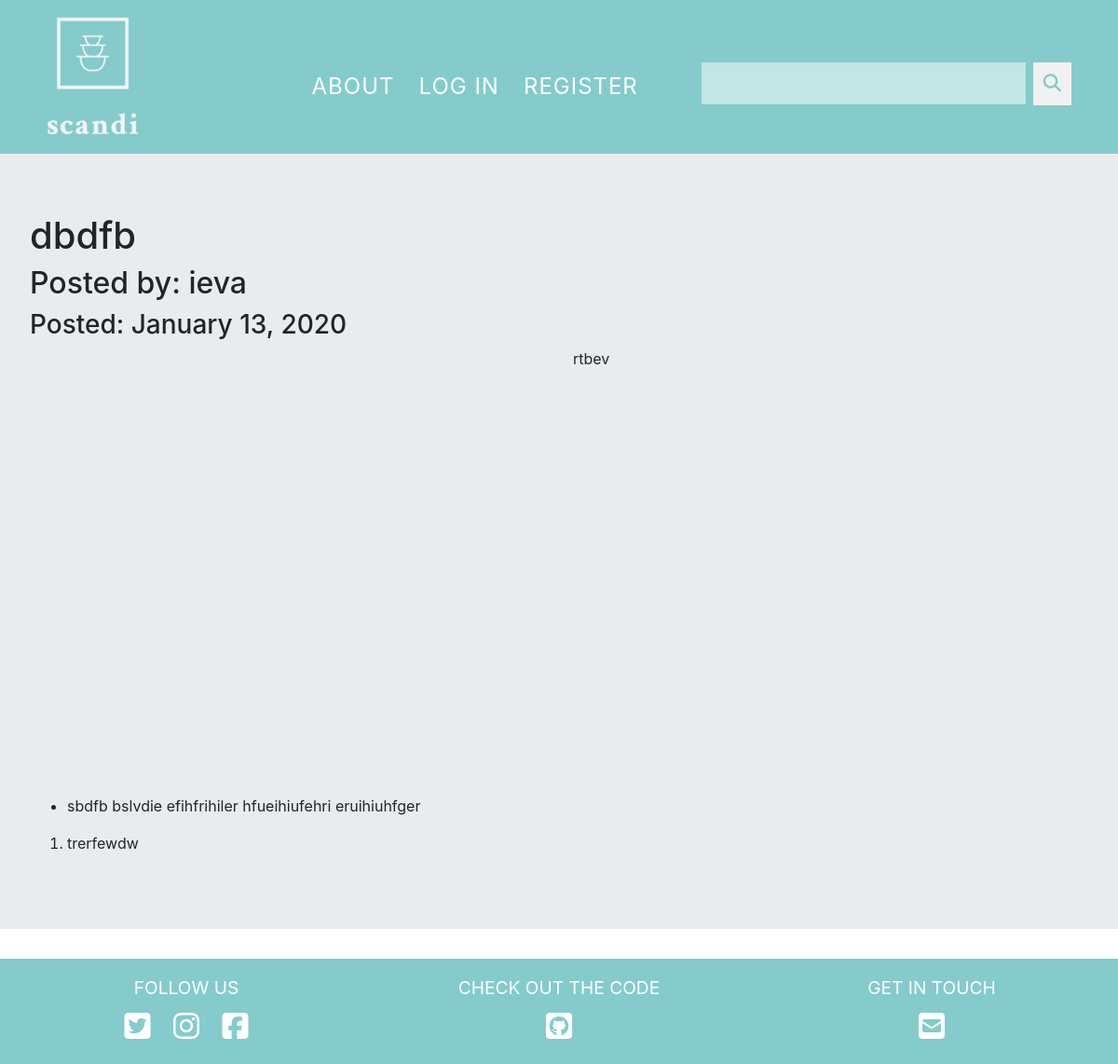
Page /8 on the committed database.
### scandiKitchen/models.py (models this page shows, shortened)
class Recipe(db.Model):
    users = db.relationship(User)
    id = db.Column(db.Integer,primary_key=True)
    user_id = db.Column(db.Integer,db.ForeignKey('users.id'),nullable=False)
    date = db.Column(db.DateTime,nullable=False,default=datetime.utcnow)
    title = db.Column(db.String(100),nullable=False)
    text = db.Column(db.Text,nullable=False)
    cook_method = db.Column(db.Text,nullable=True)
    ingredients = db.Column(db.Text,nullable=True)
    recipe_image = db.Column(db.String(100),nullable=True)

class User(db.Model,UserMixin):
    __tablename__ = 'users'
    id = db.Column(db.Integer,primary_key=True)
    profile_image = db.Column(db.String(64),nullable=False,default='default_profile.png')
    email = db.Column(db.String(64),unique=True,index=True)
    username = db.Column(db.String(64),unique=True,index=True)
    password_hash = db.Column(db.String(128))
    posts = db.relationship('Recipe',backref='author',lazy=True)

### scandiKitchen/users/views.py (the view)
@users.route('/<username>')
def user_posts(username):
    page = request.args.get('page',1,type=int)
    user = User.query.filter_by(username=username).first_or_404()
    recipes = Recipe.query.filter_by(author=user).order_by(Recipe.date.desc()).paginate(page=page,per_page=5)
    return render_template('user_recipes.html',recipes=recipes,user=user)

### scandiKitchen/recipes/views.py (called while the page is built)
@recipes.route('/<int:recipe_id>')
def recipe(recipe_id):
    recipe = Recipe.query.get_or_404(recipe_id)
    return render_template('recipe.html',title=recipe.title,date=recipe.date,post=recipe)

### scandiKitchen/templates/recipe.html (shortened to what this page needs)
{% extends "base.html" %}
{% block content %}
<div class="jumbotron">
  <h1>{{post.title}}</h1>
  <h2>Posted by: {{post.author.username}}</h2>
  <h3>Posted: {{post.date.strftime('%B %d, %Y')}}</h3>
  <div class="container-fluid">
    <div class="row">
      <div class="col-6">
        <div class="recipeImage-wrapper">
        </div>
      </div>
      <div class="col-6">
        <div class="recipeText-wrapper">
          <p>{{post.text}}</p>
        </div>
      </div>
    </div>
    <div class="row">
      <div class="col12">
        <ul>
          {% for ingredient in post.ingredients.split(",") %}
          <li><p>{{ingredient}}</p></li>
          {% endfor %}
        </ul>
      </div>
    </div>
    <div class="row">
      <div class="col12">
        <ol>
          {% for step in post.cook_method.split(";") %}
          <li><p>{{step}}</p></li>
          {% endfor %}
        </ol>
      </div>
    </div>
  </div>
</div>
{% endblock %}

### scandiKitchen/static/css/main.css (style rules this page uses)
body { margin: 0; padding: 0; }
* { border-radius: 0!important; }
.container-fluid { padding: 0; max-width: 1500px; }

### scandiKitchen/static/css/about.css (style rules this page uses)
.row { max-width: 1500px; padding: 0; margin: 0; }

### scandiKitchen/static/css/recipe.css (style rules this page uses)
.recipeImage-wrapper { height: 30em; width: 30em; overflow: hidden; float: right; }
.recipeText-wrapper { width: 30em; height: auto; float: left; }

### rows in the picture
Recipe: title "dbdfb", date "January 13, 2020", text "rtbev", ingredients "sbdfb bslvdie efihfrihiler hfueihiufehri eruihiuhfger", cook_method "trerfewdw"
User: author.username "ieva"
